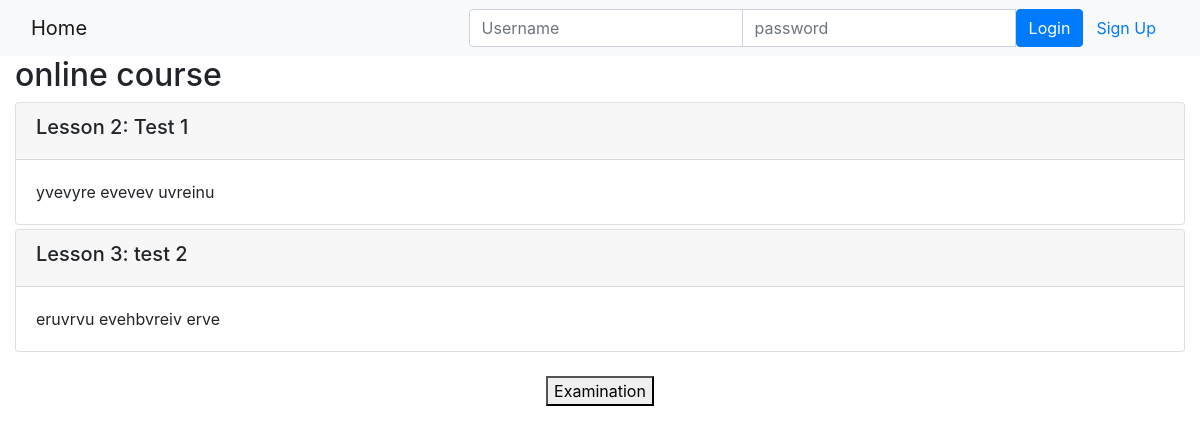
/onlinecourse/1/, run on an earlier commit of the app's database.
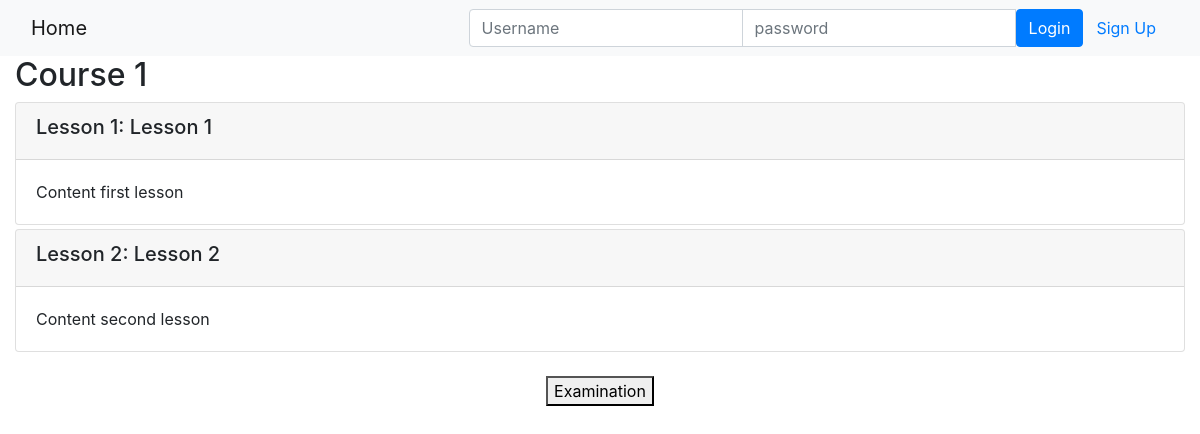
And on a later commit of the database.
### onlinecourse/models.py (models this page shows, shortened)
class Course(models.Model):
    name = models.CharField(null=False, max_length=30, default='online course')
    image = models.ImageField(upload_to='course_images/')
    description = models.CharField(max_length=1000)
    pub_date = models.DateField(null=True)
    instructors = models.ManyToManyField(Instructor)
    users = models.ManyToManyField(settings.AUTH_USER_MODEL, through='Enrollment')
    total_enrollment = models.IntegerField(default=0)
    is_enrolled = False

class Lesson(models.Model):
    title = models.CharField(max_length=200, default="title")
    order = models.IntegerField(default=0)
    course = models.ForeignKey(Course, on_delete=models.CASCADE)
    content = models.TextField()

### onlinecourse/views.py (the view)
# urls.py: path('<int:pk>/', views.CourseDetailView.as_view(), name='course_details'),
class CourseDetailView(generic.DetailView):
    model = Course
    template_name = 'onlinecourse/course_detail_bootstrap.html'

### onlinecourse/templates/onlinecourse/course_detail_bootstrap.html (shortened to what this page needs)
<!DOCTYPE html>
<html lang="en">
<head>
     {% load static %}
    <link rel="stylesheet" href="https://maxcdn.bootstrapcdn.com/bootstrap/4.5.2/css/bootstrap.min.css">
</head>
<body>
    <nav class="navbar navbar-light bg-light">
        <div class="container-fluid">
            <div class="navbar-header">
                  <a class="navbar-brand" href="{% url 'onlinecourse:index' %}">Home</a>
            </div>
            <ul class="nav navbar-nav navbar-right">
                {% if user.is_authenticated %}
                <li>
                    <a class="btn btn-link" href="#">{{ user.first_name }}({{ user.username }})</a>
                    <a class="btn btn-link" href="{% url 'onlinecourse:logout' %}">Logout</a>
                </li>
                {% else %}
                <li>
                    <form class="form-inline" action="{% url 'onlinecourse:login' %}" method="post">
                        <div class="input-group">
                            <input type="text" class="form-control" placeholder="Username" name="username" >
                            <input type="password" class="form-control" placeholder="password" name="psw" >
                            <button class="btn btn-primary" type="submit">Login</button>
                            <a class="btn btn-link" href="{% url 'onlinecourse:registration' %}">Sign Up</a>
                        </div>
                    </form>
                </li>
                {% endif %}
            </ul>
        </div>
    </nav>
    <div class="container-fluid">
        <h2>{{ course.name }}</h2>
        <div class="card-columns-vertical">
            {% for lesson in course.lesson_set.all %}
                 <div class="card mt-1">
                    <div class="card-header"><h5>Lesson {{lesson.order|add:1}}: {{lesson.title}}</h5></div>
                    <div class="card-body">{{lesson.content}}</div>
                </div>
            {% endfor %}
        </div>
        <br>
        <center><button data-toggle="collapse" data-target="#exam">Examination</button></center>
        <br>
    </div>
</body>
</html>

What changed in the data, as far as the page shows it:
changed Course: name "online course" → "Course 1"
changed Lesson: order|add "2" → "1"; title "Test 1" → "Lesson 1"; content "yvevyre evevev uvreinu" → "Content first lesson"
changed Lesson: order|add "3" → "2"; title "test 2" → "Lesson 2"; content "eruvrvu evehbvreiv erve" → "Content second lesson"
